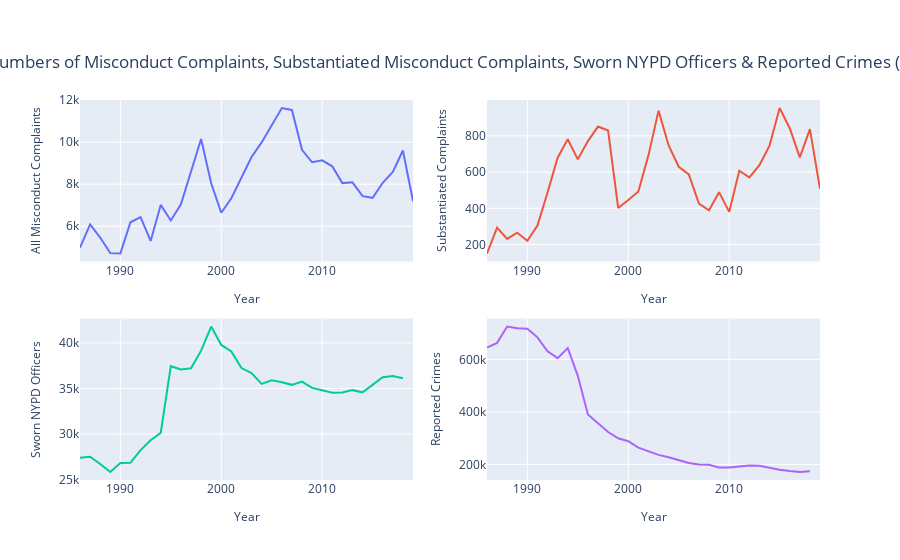

Here is the notebook cell this chart was saved with:
### Code cell
complaints_officers_crimes_per_year(all_complaints, substantiated_complaints)

### Figure 1 — Plotly figure (JSON) as saved in the notebook; plotly's stock layout.template omitted (floating-point values rounded to 4 significant figures)
{"data": [{"name": "All Complaints", "type": "scatter", "x": [1986, 1987, 1988, 1989, 1990, 1991, 1992, 1993, 1994, 1995, 1996, 1997, 1998, 1999, 2000, 2001, 2002, 2003, 2004, 2005, 2006, 2007, 2008, 2009, 2010, 2011, 2012, 2013, 2014, 2015, 2016, 2017, 2018, 2019], "xaxis": "x", "y": [4976, 6083, 5460, 4717, 4703, 6188, 6435, 5296, 7015, 6272, 7043, 8541, 10154, 8043, 6640, 7329, 8346, 9299, 9992, 10835, 11628, 11538, 9637, 9046, 9138, 8854, 8054, 8090, 7433, 7351, 8068, 8587, 9606, 7191], "yaxis": "y"}, {"name": "Substantiated", "type": "scatter", "x": [1986, 1987, 1988, 1989, 1990, 1991, 1992, 1993, 1994, 1995, 1996, 1997, 1998, 1999, 2000, 2001, 2002, 2003, 2004, 2005, 2006, 2007, 2008, 2009, 2010, 2011, 2012, 2013, 2014, 2015, 2016, 2017, 2018, 2019], "xaxis": "x2", "y": [151, 293, 231, 265, 221, 305, 487, 679, 781, 670, 771, 851, 829, 402, 446, 493, 692, 939, 747, 629, 587, 426, 389, 489, 380, 607, 571, 638, 746, 953, 842, 681, 837, 508], "yaxis": "y2"}, {"name": "NYPD Officers", "type": "scatter", "x": [1986, 1987, 1988, 1989, 1990, 1991, 1992, 1993, 1994, 1995, 1996, 1997, 1998, 1999, 2000, 2001, 2002, 2003, 2004, 2005, 2006, 2007, 2008, 2009, 2010, 2011, 2012, 2013, 2014, 2015, 2016, 2017, 2018, 2019], "xaxis": "x3", "y": [27425, 27523, 26723, 25858, 26844, 26856, 28249, 29327, 30135, 37450, 37090, 37219, 39149, 41791, 39779, 39067, 37240, 36700, 35513, 35896, 35690, 35404, 35761, 35071, 34817, 34542, 34555, 34822, 34581, 35395, 36228, 36378, 36134, null], "yaxis": "y3"}, {"name": "Crime Reports", "type": "scatter", "x": [1986, 1987, 1988, 1989, 1990, 1991, 1992, 1993, 1994, 1995, 1996, 1997, 1998, 1999, 2000, 2001, 2002, 2003, 2004, 2005, 2006, 2007, 2008, 2009, 2010, 2011, 2012, 2013, 2014, 2015, 2016, 2017, 2018, 2019], "xaxis": "x4", "y": [644587, 662958, 725095, 718540, 716409, 684059, 631145, 604790, 643545, 537572, 390282, 355887, 323157, 299486, 288311, 263695, 250631, 236215, 226876, 217132, 205522, 199941, 198419, 188357, 188104, 191666, 195753, 194367, 186334, 179957, 174407, 171248, 174164, null], "yaxis": "y4"}], "layout": {"showlegend": false, "title": {"text": "<b>Figure 2</b>: Numbers of Misconduct Complaints, Substantiated Misconduct Complaints, Sworn NYPD Officers & Reported Crimes (1986-2019)", "x": 0.5, "xanchor": "center", "y": 0.9, "yanchor": "top"}, "xaxis": {"anchor": "y", "domain": [0, 0.45], "title": {"text": "<span style='font-size: 12px;'>Year</span>"}}, "xaxis2": {"anchor": "y2", "domain": [0.55, 1], "title": {"text": "<span style='font-size: 12px;'>Year</span>"}}, "xaxis3": {"anchor": "y3", "domain": [0, 0.45], "title": {"text": "<span style='font-size: 12px;'>Year</span>"}}, "xaxis4": {"anchor": "y4", "domain": [0.55, 1], "title": {"text": "<span style='font-size: 12px;'>Year</span>"}}, "yaxis": {"anchor": "x", "domain": [0.575, 1], "title": {"text": "<span style='font-size: 12px;'>All Misconduct Complaints</span>"}}, "yaxis2": {"anchor": "x2", "domain": [0.575, 1], "title": {"text": "<span style='font-size: 12px;'>Substantiated Complaints</span>"}}, "yaxis3": {"anchor": "x3", "domain": [0, 0.425], "title": {"text": "<span style='font-size: 12px;'>Sworn NYPD Officers</span>"}}, "yaxis4": {"anchor": "x4", "domain": [0, 0.425], "title": {"text": "<span style='font-size: 12px;'>Reported Crimes</span>"}}}}
